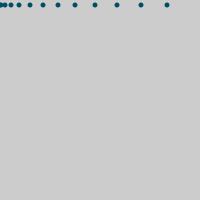
Frame 1 (no input)
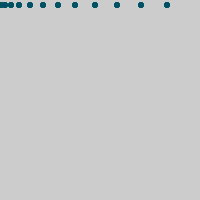
Frame 60 (the mouse pressed at the canvas centre just before this capture)
Frame 120 (the mouse held since frame 60 and released just before this capture): identical to frame 60, image omitted

The Processing sketch that drew these frames (run headless with seeded random() and noise(); from frame 60 on, the mouse is pressed at the canvas centre):

// Processing sketch: processing_92022
// ── processing_92022.pde

void setup(){
  size (200,200);
}
void draw () {
  int x=3;
while(x<=190) {
  smooth ();
  fill (0,80,100);
  noStroke ();
   ellipse ((x*x/200),x/200+5, 5, 5);
   x=x+15;
}
}
